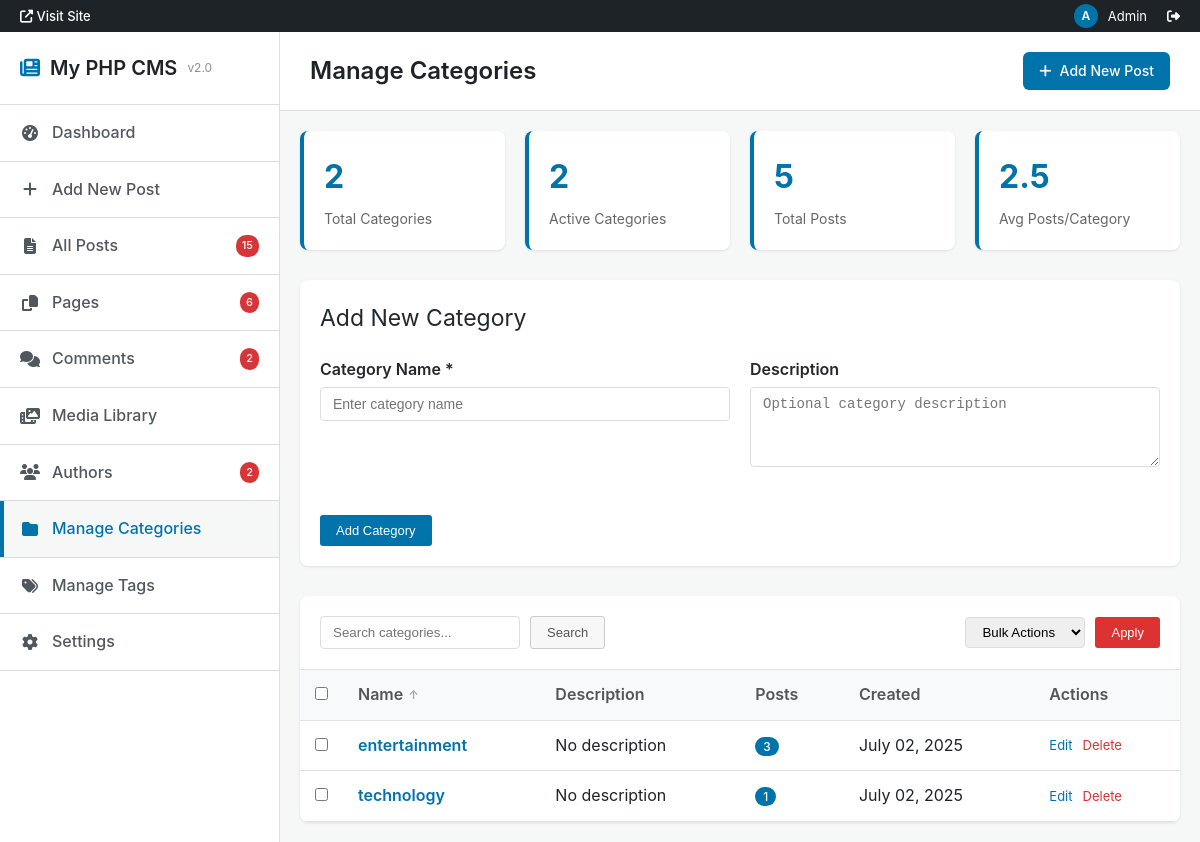
Page /admin/add_category.php (signed in) on the committed database.
### tables this page shows
CREATE TABLE `categories` (
  `id` int(11) NOT NULL,
  `name` varchar(255) NOT NULL,
  `slug` varchar(255) DEFAULT NULL,
  `created_at` datetime DEFAULT current_timestamp(),
  `description` text DEFAULT NULL
);

### admin/add_category.php (the view, shortened to what this page needs)
<?php
require 'config.php';
$search = isset($_GET['search']) ? trim($_GET['search']) : '';
$page = isset($_GET['page']) ? max(1, (int)$_GET['page']) : 1;
$per_page = 10;
$offset = ($page - 1) * $per_page;
$search_condition = '';
$search_params = [];
$param_types = '';
$sort = isset($_GET['sort']) ? $_GET['sort'] : 'name';
$order = isset($_GET['order']) && $_GET['order'] === 'desc' ? 'DESC' : 'ASC';
$query = "SELECT c.*,
          COUNT(p.id) as post_count,
          DATE_FORMAT(c.created_at, '%M %d, %Y') as formatted_date
          FROM categories c
          LEFT JOIN posts p ON c.name = p.category
          $search_condition
          GROUP BY c.id
          ORDER BY $sort $order
          LIMIT ? OFFSET ?";
if (!empty($search_params)) {
    $search_params[] = $per_page;
    $search_params[] = $offset;
    $param_types .= 'ii';
    $stmt = $conn->prepare($query);
    $stmt->bind_param($param_types, ...$search_params);
    $stmt->execute();
    $categories = $stmt->get_result();
} else {
    $stmt = $conn->prepare($query);
    $stmt->bind_param('ii', $per_page, $offset);
    $stmt->execute();
    $categories = $stmt->get_result();
}
$totalPages = $conn->query("SELECT COUNT(*) as count FROM pages")->fetch_assoc()['count'];
$totalPosts = $conn->query("SELECT COUNT(*) as count FROM posts")->fetch_assoc()['count'];
$totalAuthors = $conn->query("SELECT COUNT(*) as count FROM authors")->fetch_assoc()['count'];
$totalComments = $conn->query("SELECT COUNT(*) as count FROM comments")->fetch_assoc()['count'];
$stats = $conn->query("SELECT
    COUNT(*) as total_categories,
    COUNT(CASE WHEN EXISTS(SELECT 1 FROM posts WHERE posts.category = categories.name) THEN 1 END) as active_categories,
    (SELECT COUNT(*) FROM posts WHERE category IS NOT NULL AND category != '') as total_posts
    FROM categories")->fetch_assoc();
$stats['avg_posts'] = $stats['total_categories'] > 0 ? round($stats['total_posts'] / $stats['total_categories'], 1) : 0;
?>
<!DOCTYPE html>
<html lang="en">
<head>
<link href="https://cdnjs.cloudflare.com/ajax/libs/font-awesome/6.4.0/css/all.min.css" rel="stylesheet">
</head>
<body>
    <div class="wp-admin-bar">
        <a href="../index.php" class="site-name" target="_blank">
            <i class="fas fa-external-link-alt"></i> Visit Site
        </a>
        <div class="user-info">
            <div class="avatar">A</div>
            <span>Admin</span>
            <a href="logout.php" style="color: var(--wp-white); margin-left: 10px;">
                <i class="fas fa-sign-out-alt"></i>
            </a>
        </div>
    </div>
    <div class="wp-admin">
        <nav class="wp-sidebar" id="wpSidebar">
            <div class="wp-sidebar-header">
                <h1>
                    <i class="fas fa-newspaper" style="color: var(--wp-blue);"></i>
                    My PHP CMS
                    <span class="version">v2.0</span>
                </h1>
            </div>
            <ul class="wp-menu">
                <li class="wp-menu-item">
                    <a href="dashboard.php" class="wp-menu-link">
                        <i class="fas fa-tachometer-alt wp-menu-icon"></i>
                        Dashboard
                    </a>
                </li>
                <li class="wp-menu-item">
                    <a href="create.php" class="wp-menu-link">
                        <i class="fas fa-plus wp-menu-icon"></i>
                        Add New Post
                    </a>
                </li>
                <li class="wp-menu-item">
                    <a href="posts.php" class="wp-menu-link">
                        <i class="fas fa-file-alt wp-menu-icon"></i>
                        All Posts
                        <span class="wp-menu-badge"><?= $totalPosts ?></span>
                    </a>
                </li>
<li class="wp-menu-item">
                    <a href="pages.php" class="wp-menu-link">
                        <i class="fas fa-copy wp-menu-icon"></i>
                        Pages
                        <span class="wp-menu-badge"><?= $totalPages ?></span>
                    </a>
                </li>
                <li class="wp-menu-item">
                    <a href="comments.php" class="wp-menu-link">
                        <i class="fas fa-comments wp-menu-icon"></i>
                        Comments
                        <?php if ($totalComments > 0): ?>
                            <span class="wp-menu-badge"><?= $totalComments ?></span>
                        <?php endif; ?>
                    </a>
                </li>
                <li class="wp-menu-item">
                    <a href="media.php" class="wp-menu-link">
                        <i class="fas fa-photo-video wp-menu-icon"></i>
                        Media Library
                    </a>
                </li>
<li class="wp-menu-item">
                   <a href="authors.php" class="wp-menu-link">
                       <i class="fas fa-users wp-menu-icon"></i>
                       Authors
                       <span class="wp-menu-badge"><?= $totalAuthors ?></span>
                   </a>
               </li>
                <li class="wp-menu-item">
                    <a href="add_category.php" class="wp-menu-link active">
                        <i class="fas fa-folder wp-menu-icon"></i>
                        Manage Categories
                    </a>
                </li>
                <li class="wp-menu-item">
                    <a href="add_tag.php" class="wp-menu-link">
                        <i class="fas fa-tags wp-menu-icon"></i>
                        Manage Tags
                    </a>
                </li>
                <li class="wp-menu-item">
                    <a href="manage_users.php" class="wp-menu-link">
                        <i class="fas fa-cog wp-menu-icon"></i>
                        Settings
                    </a>
                </li>
            </ul>
        </nav>
<main class="wp-main">
    <header class="wp-header">
        <div style="display: flex; align-items: center; gap: 15px;">
            <h1>Manage Categories</h1>
        </div>
        <div class="wp-header-actions">
            <a href="create.php" class="wp-button">
                <i class="fas fa-plus"></i>
                Add New Post
            </a>
        </div>
    </header>
        <main class="content">
            <div class="stats-grid">
                <div class="stat-card">
                    <div class="stat-number"><?= $stats['total_categories'] ?></div>
                    <div class="stat-label">Total Categories</div>
                </div>
                <div class="stat-card">
                    <div class="stat-number"><?= $stats['active_categories'] ?></div>
                    <div class="stat-label">Active Categories</div>
                </div>
                <div class="stat-card">
                    <div class="stat-number"><?= $stats['total_posts'] ?></div>
                    <div class="stat-label">Total Posts</div>
                </div>
                <div class="stat-card">
                    <div class="stat-number"><?= $stats['avg_posts'] ?></div>
                    <div class="stat-label">Avg Posts/Category</div>
                </div>
            </div>
            <div class="form-section" id="add-form">
                <div class="page-header">
                    <h2 class="page-title">Add New Category</h2>
                </div>
                <form method="POST">
                    <div class="form-row">
                        <div class="form-group">
                            <label for="name">Category Name *</label>
                            <input type="text" id="name" name="name" class="form-control"
                                   placeholder="Enter category name" required>
                        </div>
                        <div class="form-group">
                            <label for="description">Description</label>
                            <textarea id="description" name="description" class="form-control"
                                      placeholder="Optional category description"></textarea>
                        </div>
                    </div>
                    <button type="submit" class="btn">Add Category</button>
                </form>
            </div>
            <div class="table-section">
                <div class="table-header">
                    <div class="search-box">
                        <form method="GET" style="display: flex; gap: 10px;">
                            <input type="text" name="search" placeholder="Search categories..."
                                   value="<?= htmlspecialchars($search) ?>">
                            <button type="submit" class="btn btn-secondary">Search</button>
                        </form>
                    </div>
                    <form method="POST" class="bulk-actions" id="bulk-form">
                        <select name="bulk_action" id="bulk-action">
                            <option value="">Bulk Actions</option>
                        </select>
                        <button type="submit" class="btn btn-danger" onclick="return confirmBulkAction()">Apply</button>
                    </form>
                </div>
                <?php if ($categories->num_rows > 0): ?>
                    <div class="table-responsive">
                        <table>
                            <thead>
                                <tr>
                                    <th style="width: 40px;">
                                        <input type="checkbox" id="select-all" onchange="toggleAll(this)">
                                    </th>
                                    <th>
                                        <a href="?<?= http_build_query(array_merge($_GET, ['sort' => 'name', 'order' => ($sort === 'name' && $order === 'ASC') ? 'desc' : 'asc'])) ?>">
                                            Name
                                            <?php if ($sort === 'name'): ?>
                                                <span class="sort-icon"><?= $order === 'ASC' ? '↑' : '↓' ?></span>
                                            <?php endif; ?>
                                        </a>
                                    </th>
                                    <th>Description</th>
                                    <th>
                                        <a href="?<?= http_build_query(array_merge($_GET, ['sort' => 'post_count', 'order' => ($sort === 'post_count' && $order === 'ASC') ? 'desc' : 'asc'])) ?>">
                                            Posts
                                        </a>
                                    </th>
                                    <th>
                                        <a href="?<?= http_build_query(array_merge($_GET, ['sort' => 'created_at', 'order' => ($sort === 'created_at' && $order === 'ASC') ? 'desc' : 'asc'])) ?>">
                                            Created
                                        </a>
                                    </th>
                                    <th>Actions</th>
                                </tr>
                            </thead>
                            <tbody>
                                <?php while ($category = $categories->fetch_assoc()): ?>
                                    <tr>
                                        <td>
                                            <input type="checkbox" name="selected_categories[]"
                                                   value="<?= $category['id'] ?>" form="bulk-form">
                                        </td>
                                        <td>
                                            <div class="category-name">
                                                <?= htmlspecialchars($category['name']) ?>
                                            </div>
                                        </td>
                                        <td>
                                            <?= htmlspecialchars($category['description'] ?: 'No description') ?>
                                        </td>
                                        <td>
                                            <span class="post-count <?= $category['post_count'] == 0 ? 'zero' : '' ?>">
                                                <?= $category['post_count'] ?>
                                            </span>
                                        </td>
                                        <td><?= $category['formatted_date'] ?></td>
                                        <td>
                                            <div class="actions">
                                                <a href="edit_category.php?id=<?= $category['id'] ?>">Edit</a>
                                                <a href="?delete=<?= $category['id'] ?>" class="delete"
                                                   onclick="return confirm('Are you sure you want to delete this category?')">Delete</a>
                                            </div>
                                        </td>
                                    </tr>
                                <?php endwhile; ?>
                            </tbody>
                        </table>
                    </div>
                <?php endif; ?>
            </div>
        </main>
    </div>
</body>
</html>

### rows in the picture
categories: name "entertainment", description "No description", post_count "3", formatted_date "July 02, 2025"
categories: name "technology", description "No description", post_count "1", formatted_date "July 02, 2025"

### other values in the picture
$totalPosts "15"
$totalPages "6"
$totalComments "2"
$totalAuthors "2"
$stats['total_categories'] "2"
$stats['active_categories'] "2"
$stats['total_posts'] "5"
$stats['avg_posts'] "2.5"
